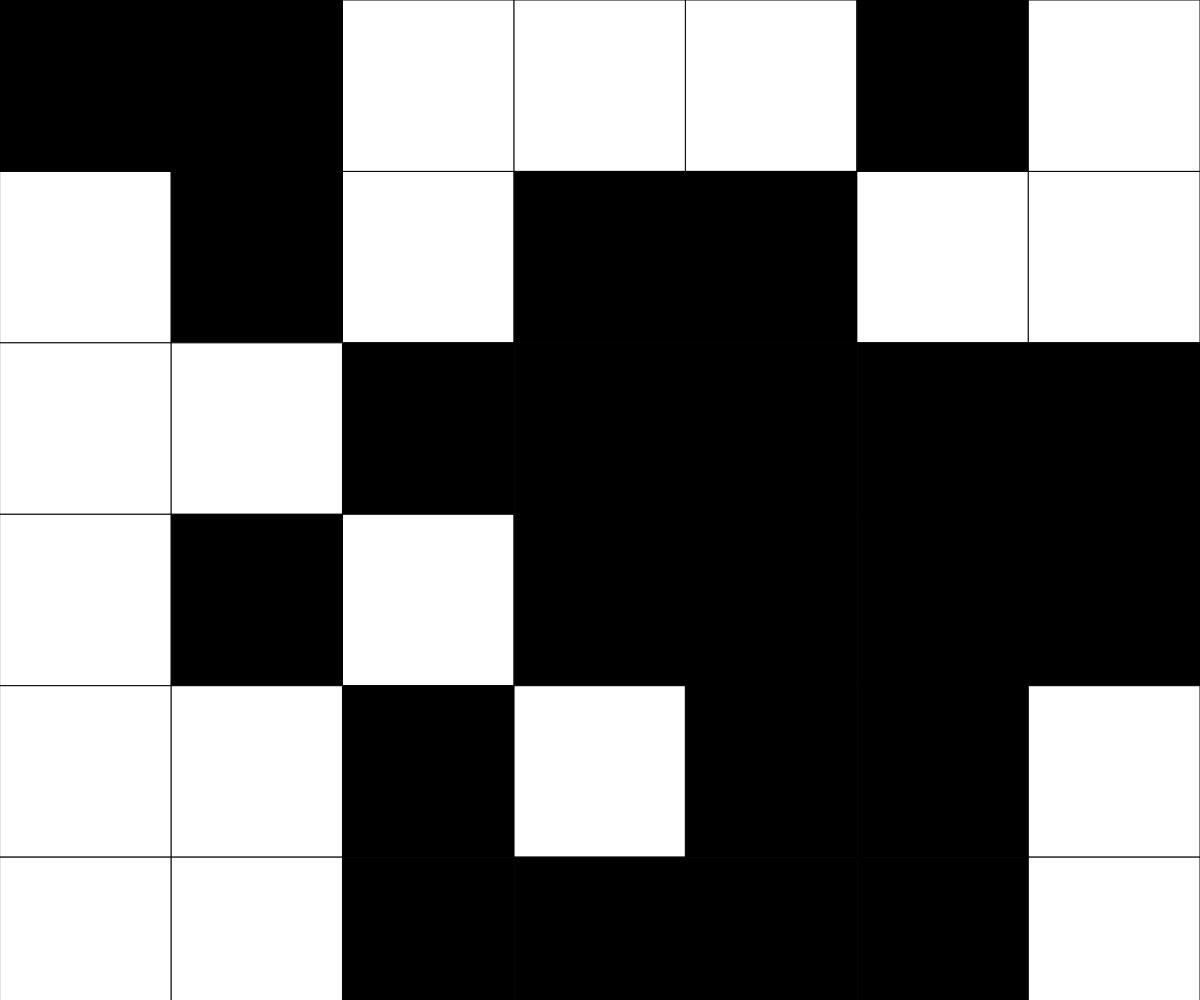
Frame 1 (no input)
Frame 60 (no input): identical to frame 1, image omitted
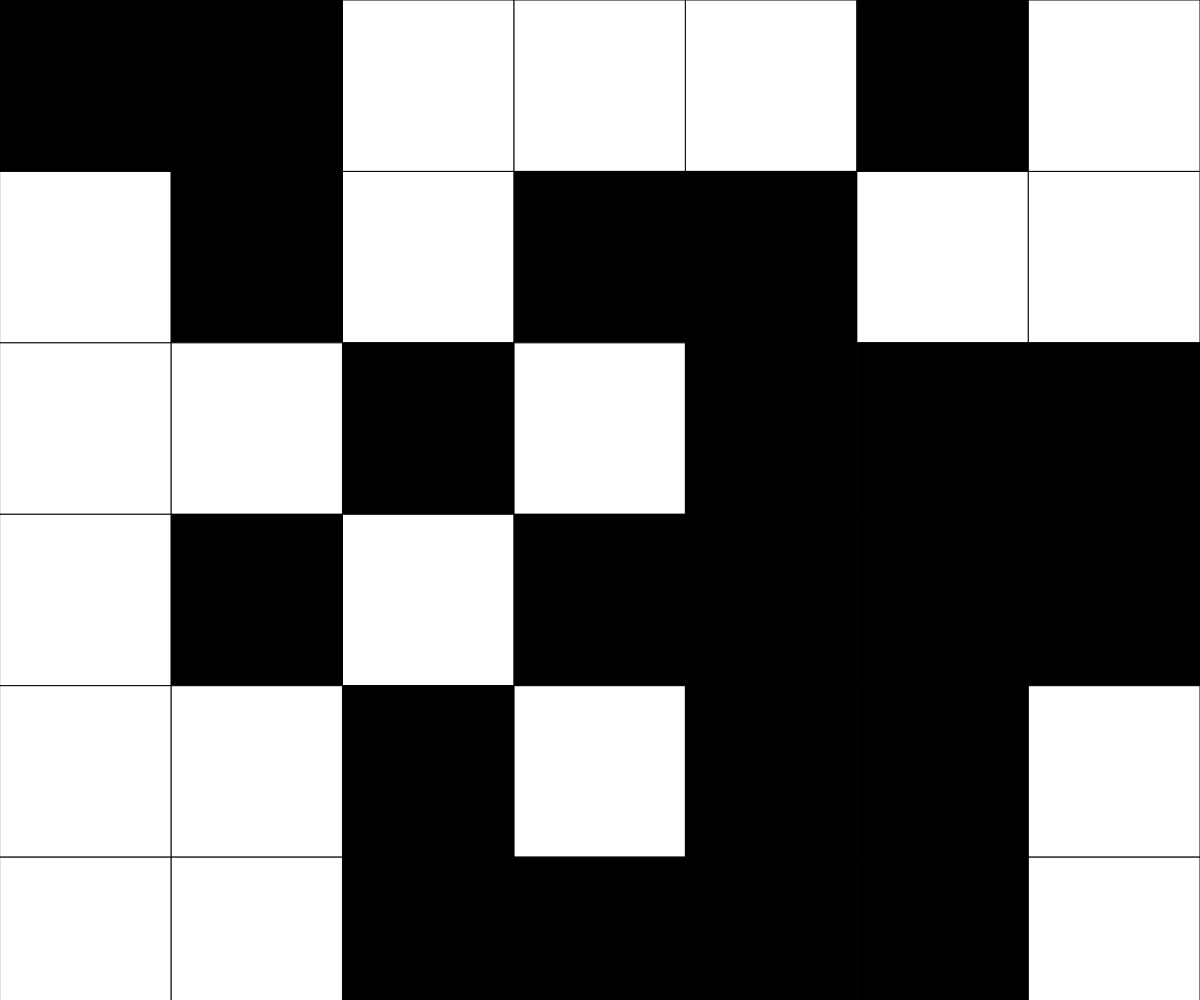
Frame 120 (the mouse pressed at the canvas centre since frame 60)

The p5.js sketch that drew these frames (run headless with seeded random() and noise() and a simulated clock; from frame 60 on, the mouse is pressed at the canvas centre):

// p5.js sketch
// ── sketch.js
// Project Title
// Your Name
// Date
//
// Extra for Experts:
// - describe what you did to take this project "above and beyond"

let cellSize;
const GRID_WIDTH = 7;
const GRID_HEIGHT = 14;

const COLOURS = [255, 0];

let grid = generateGrid(GRID_WIDTH, GRID_HEIGHT);

            
function setup() {
  createCanvas(windowWidth, windowHeight);
  determineCellSize();
}

function determineCellSize() {
  if (windowWidth * GRID_WIDTH < windowHeight * GRID_HEIGHT) {
    cellSize = windowWidth / GRID_WIDTH;
  }
  else {
    cellSize = windowHeight / GRID_HEIGHT;
  }
}

function mousePressed() {
  let x = Math.floor(mouseX / cellSize);
  let y = Math.floor(mouseY / cellSize);

  toggleCell(y, x);

}

function toggleCell(y, x) {
  if (grid[y][x] === 0) {
    grid[y][x] = 1;
  }
  else if (grid[y][x] === 1) {
    grid[y][x] = 0;
  }
}

function generateGrid(cols, rows) {
  let newGrid = [];
  for (let y = 0; y < rows; y++) {
    newGrid.push([]);
    for (let x = 0; x < cols; x++) {
      newGrid[y].push(Math.floor(Math.random() * 2));
    }
  }
  return newGrid;
}

function keyPressed() {
  if (key === 'c') {
    grid = generateGrid(GRID_WIDTH, GRID_HEIGHT);
  }
  else if (key === 'e') {
    // Generate empty grid
  }
}

function draw() {
  background(220);
  displayGrid();
}

function displayGrid() {
  for (let y = 0; y < GRID_HEIGHT; y++) {
    for (let x = 0; x < GRID_WIDTH; x++) {
      fill(COLOURS[grid[y][x]]);
      rect(x * cellSize, y * cellSize, cellSize, cellSize);
    }
  }
}
